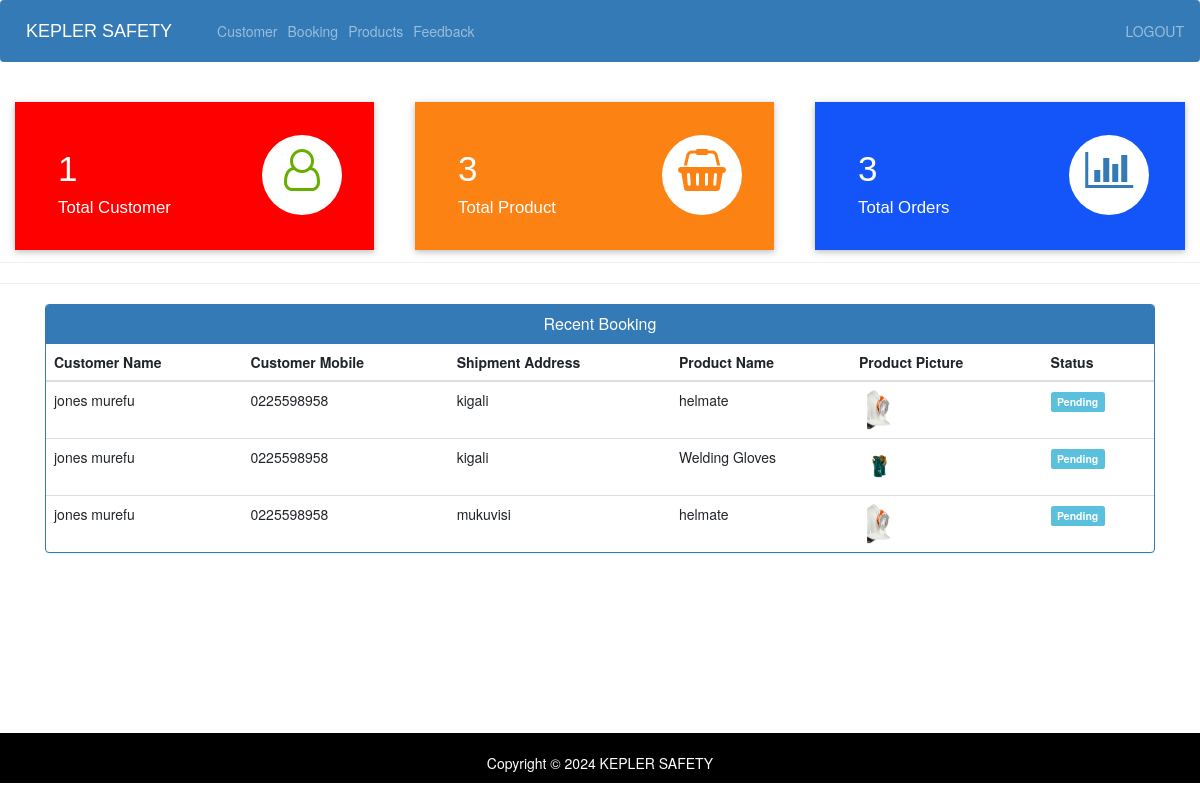
Before: /admin-dashboard (signed in) with the older database file.
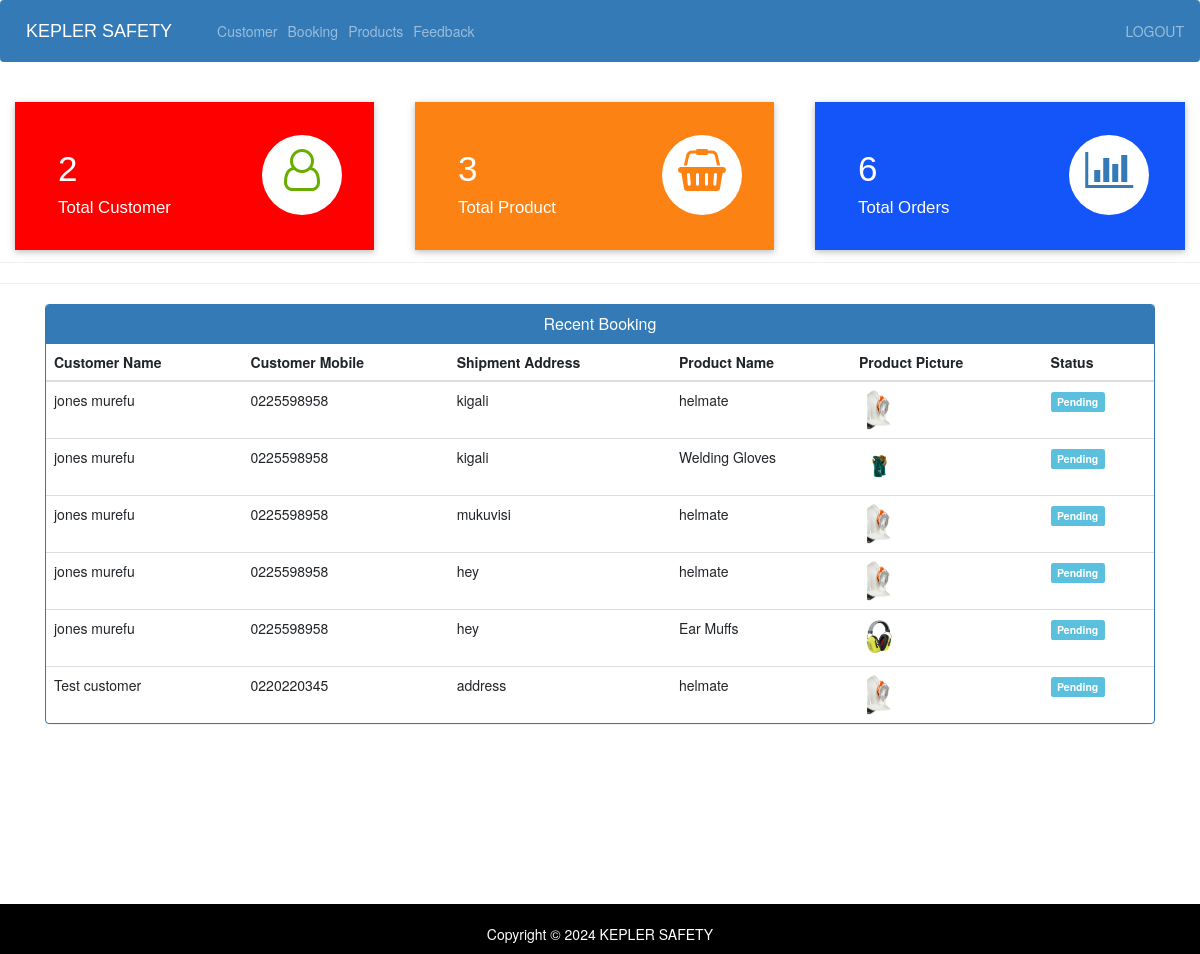
After: the same page with the newer database file.
### ecom/models.py (models this page shows, shortened)
class Customer(models.Model):
    user=models.OneToOneField(User,on_delete=models.CASCADE)
    profile_pic= models.ImageField(upload_to='profile_pic/CustomerProfilePic/',null=True,blank=True)
    address = models.CharField(max_length=40)
    mobile = models.CharField(max_length=20,null=False)
    @property
    def get_name(self):
        return self.user.first_name+" "+self.user.last_name

class Orders(models.Model):
    STATUS =(
        ('Pending','Pending'),
        ('Order Confirmed','Order Confirmed'),
        ('Out for Delivery','Out for Delivery'),
        ('Delivered','Delivered'),
    )
    customer=models.ForeignKey('Customer', on_delete=models.CASCADE,null=True)
    product=models.ForeignKey('Product',on_delete=models.CASCADE,null=True)
    email = models.CharField(max_length=50,null=True)
    address = models.CharField(max_length=500,null=True)
    mobile = models.CharField(max_length=20,null=True)
    order_date= models.DateField(auto_now_add=True,null=True)
    status=models.CharField(max_length=50,null=True,choices=STATUS)

class Product(models.Model):
    name=models.CharField(max_length=40)
    product_image= models.ImageField(upload_to='product_image/',null=True,blank=True)
    price = models.PositiveIntegerField()
    description=models.CharField(max_length=40)

### ecom/views.py (the view)
# urls.py: path('admin-dashboard', views.admin_dashboard_view,name='admin-dashboard'),
@login_required(login_url='adminlogin')
def admin_dashboard_view(request):
    customercount=models.Customer.objects.all().count()
    productcount=models.Product.objects.all().count()
    ordercount=models.Orders.objects.all().count()
    orders=models.Orders.objects.all()
    ordered_products=[]
    ordered_bys=[]
    for order in orders:
        ordered_product=models.Product.objects.all().filter(id=order.product.id)
        ordered_by=models.Customer.objects.all().filter(id = order.customer.id)
        ordered_products.append(ordered_product)
        ordered_bys.append(ordered_by)
    mydict={
    'customercount':customercount,
    'productcount':productcount,
    'ordercount':ordercount,
    'data':zip(ordered_products,ordered_bys,orders),
    }
    return render(request,'ecom/admin_dashboard.html',context=mydict)

### templates/ecom/admin_dashboard.html
{% extends 'ecom/admin_base.html' %}
{% load static %}
{% block content %}
<br>
{%include 'ecom/admin_dashboard_cards.html'%}
<br><br><br><br><br>
<hr><hr>
<div class="container" >
    <div class="panel panel-primary" >
      <div class="panel-heading" style="text-align:center;">
        <h6 class="panel-title">Recent Booking</h6>
      </div>
      <table class="table table-hover" id="dev-table">
        <thead>
          <tr>
            <th>Customer Name</th>
            <th>Customer Mobile</th>
            <th>Shipment Address</th>
            <th>Product Name</th>
            <th>Product Picture</th>
            <th>Status</th>
          </tr>
        </thead>
        {% for product,customer,order in data %}
        <tr>
          {% for c in customer %}
          <td> {{c.get_name}}</td>
          <td>{{c.mobile}}</td>
          <td>{{order.address}}</td>
          {% endfor %}
          {% for p in product %}
          <td> {{p.name}}</td>
          <td> <img src="{% static p.product_image.url %}" alt="Profile Pic" height="40px" width="40px" /></td>
          {% if order.status == 'Pending'%}
          <td> <span class="label label-info">{{order.status}}</span></td>
          {% elif order.status == 'Delivered' %}
          <td> <span class="label label-success">{{order.status}}</span></td>
          {% elif order.status == 'Out for Delivery' %}
          <td> <span class="label label-warning">{{order.status}}</span></td>
          {%else%}
            <td> <span class="label label-primary">{{order.status}}</span></td>
          {%endif%}
          {% endfor %}
        </tr>
        {% endfor %}
      </table>
  </div>
</div>
{% endblock content %}

Changed rows visible on the page:
added Orders: address "hey", status "Pending", Customer (get_name "jones murefu", mobile "0225598958"), Product (name "helmate", product_image (picture))
added Orders: address "hey", status "Pending", Customer (get_name "jones murefu", mobile "0225598958")
now on this page (row unchanged): Product: name "Ear Muffs", product_image (picture)
added Orders: address "address", status "Pending", Product (name "helmate", product_image (picture))
added Customer: get_name "Test customer", mobile "0220220345"
Other visible differences:
{{ customercount }}: "1" → "2"
{{ ordercount }}: "3" → "6"
